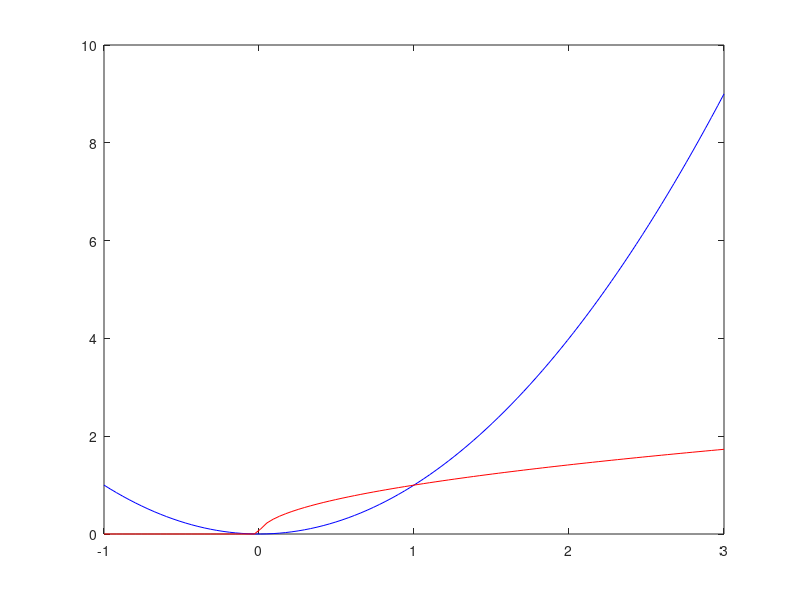

Recreate this plot in MATLAB. (Note: this script raises an error after producing the figure.)
clc;

f = @(x) x.^2 ;
g = @(x) sqrt(x);
h = @(x) g(x) - f(x);

x = linspace(-1, 3, 100);
plot(x, f(x), 'b'), hold on;
plot(x, g(x), 'r');
I = 0;
I1 = integrateSimpson(f, 0, 1, 100, 0);
I2 = integrateSimpson(g, 0, 1, 100, 0);
I = I + I2 - I1;
I3 = integrateSimpson(f, 1, 2, 100, 0);
I4 = integrateSimpson(g, 1, 2, 100, 0);
I = I + I3 - I4
